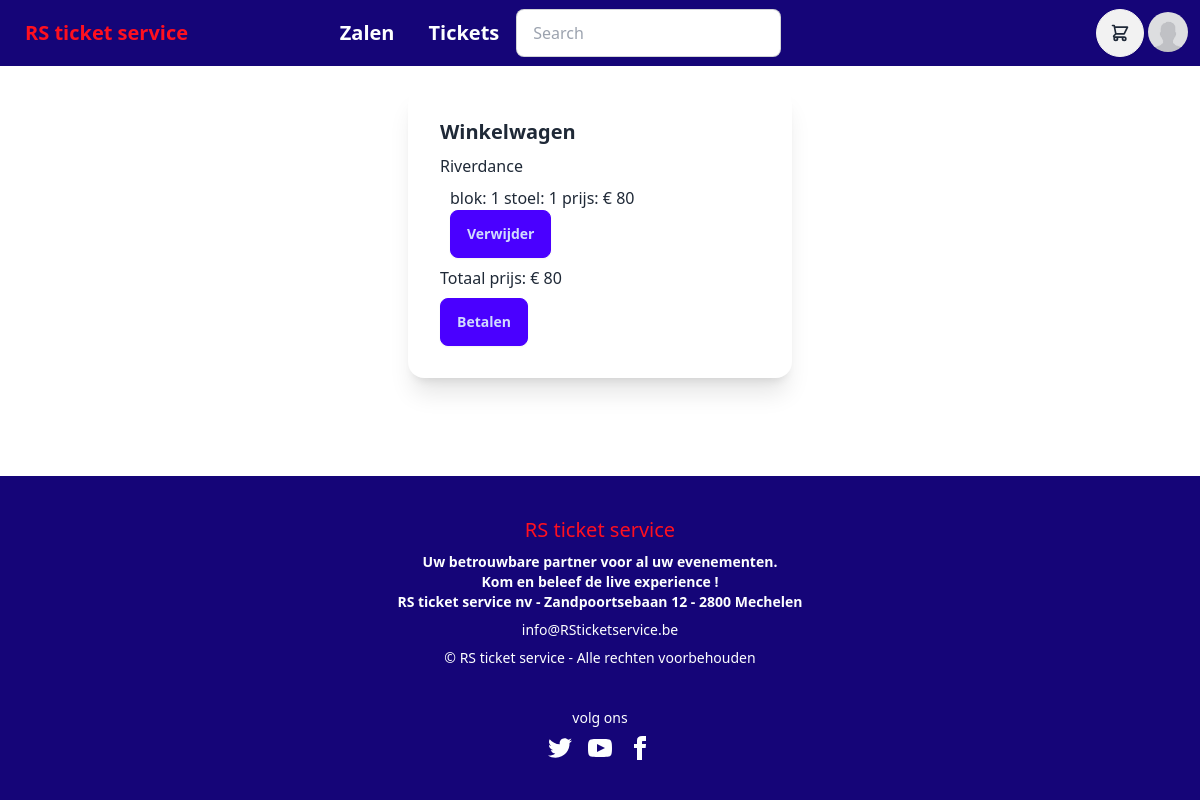
Page /chart.php (signed in) on the earlier database version.
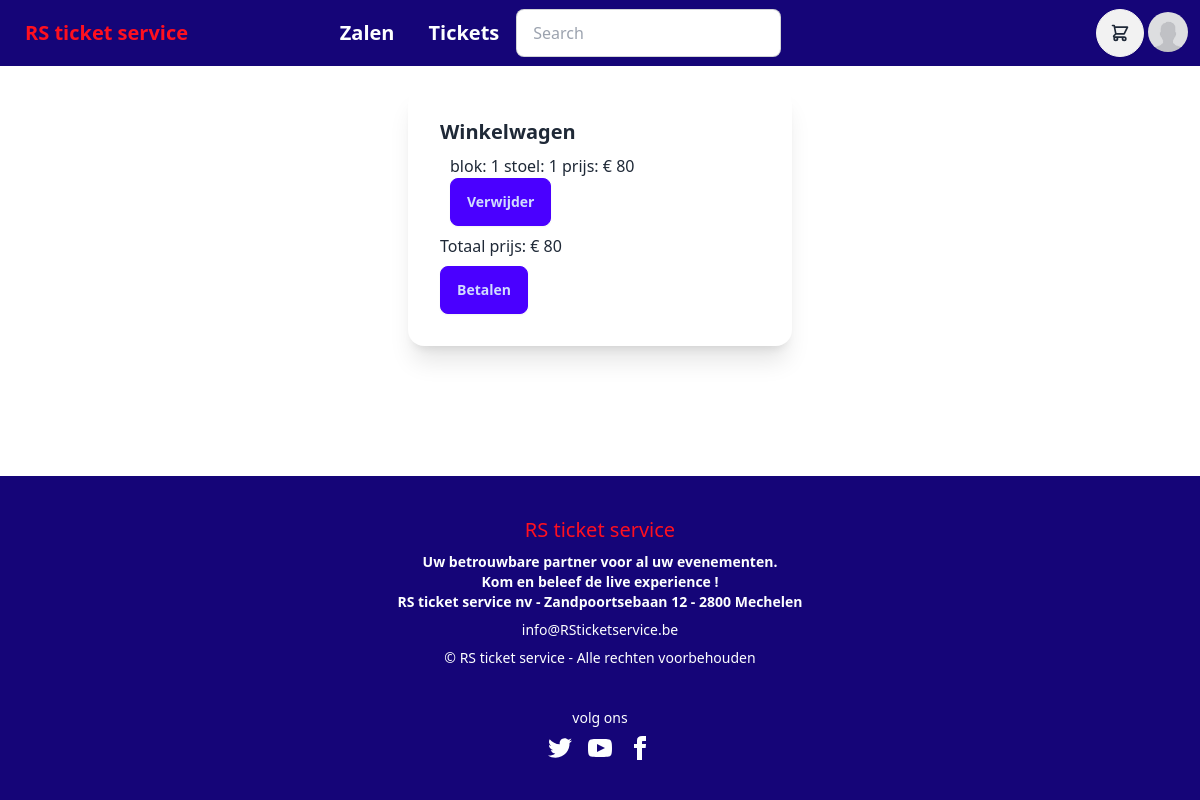
Same page on the later database version.
### tables this page shows
CREATE TABLE `evenementen` (
  `evenementID` int(11) NOT NULL,
  `naam` mediumtext NOT NULL,
  `datum` datetime NOT NULL DEFAULT current_timestamp() ON UPDATE current_timestamp(),
  `aantalTickets` int(11) NOT NULL,
  `beschrijving` text NOT NULL,
  `afbeelding` mediumtext NOT NULL,
  `zaalID` int(11) NOT NULL,
  `userID` int(11) NOT NULL,
  `weergeven` int(11) NOT NULL
);

CREATE TABLE `user_purchases` (
  `purchaseID` int(11) NOT NULL,
  `id` int(11) NOT NULL,
  `timeOfPurchase` datetime NOT NULL,
  `productId` int(11) NOT NULL,
  `price` int(11) NOT NULL,
  `productName` text NOT NULL,
  `secretkey` text NOT NULL DEFAULT '',
  `isPaid` tinyint(1) NOT NULL,
  `blok` int(11) NOT NULL,
  `stoel` int(11) NOT NULL,
  `evenementID` int(11) NOT NULL
);

### functions/userfunctions.php (called while the page is built, shortened)
<?php
function getProfilePicture($mysqli, $gebruikerid) {
    $stmt = $mysqli->prepare("SELECT profilePicture FROM users WHERE id = ?");
    $stmt->bind_param("i", $gebruikerid);
    $stmt->execute();
    $resultaat = $stmt->get_result();
    return (($resultaat->num_rows == 0) ? false : $resultaat->fetch_assoc());
}
?>

### chart.php (the view, shortened to what this page needs)
<?php
include $_SERVER['DOCUMENT_ROOT'] . "/components/navbar.php";
?>
<!DOCTYPE html>
<html>
<head>
</head>
<body class="flex items-center justify-center min-h-screen">
  <?php
  $stmt = $mysqli->prepare("SELECT * FROM user_purchases WHERE id = ? AND isPaid = 0");
  $stmt->bind_param('i', $_SESSION["gebruikersid"]);
  $stmt->execute();
  $resultaat = $stmt->get_result();
  $chartData = ($resultaat->num_rows == 0) ? false : $resultaat->fetch_all(MYSQLI_ASSOC);
  ?>
  <div class="card w-96 bg-base-100 shadow-xl">
    <div class="card-body">
      <h2 class="card-title">Winkelwagen</h2>
      <?php
      if ($chartData == false) {
        echo "<p>U heeft geen tickets in uw winkelwagen</p>";
      } else {
        $totaalprijs = 0;
        foreach ($chartData as $chart) {
          $totaalprijs += $chart["price"];
          $stmt = $mysqli->prepare("SELECT naam FROM evenementen WHERE evenementID = ?");
          $stmt->bind_param('i', $chart["evenementID"]);
          $stmt->execute();
          $resultaat = $stmt->get_result();
          $event = ($resultaat->num_rows == 0) ? false : $resultaat->fetch_all(MYSQLI_ASSOC);
          foreach ($event as $event) {
            echo "<h2>" . $event["naam"] . "</h2>";
          }
      ?>
          <div style="display: flex; align-items: center;">
            <form method="post" action="chart.php" style="margin-left: 10px;">
              <p style="margin: 0;"> blok: <?php echo $chart["blok"] ?> stoel: <?php echo $chart["stoel"] ?> prijs: € <?php echo $chart["price"] ?></p>
              <button class="btn btn-primary" name="verwijder">Verwijder</button>
            </form>
          </div>
      <?php
        }
        echo "<h2>Totaal prijs: € " . $totaalprijs . "</h2>";
      }
      ?>
      <form action="#" method="post">
        <?php if ($chartData != false) {
          echo '
            <input type="hidden" name="blok" value="' . $chart["blok"] . '">
            <input type="hidden" name="stoel" value="' . $chart["stoel"] . '">
            <input type="hidden" name="prijs" value="' . $chart["price"] . '">
            <input type="hidden" name="evenementID" value="' . $chart["evenementID"] . '">
            <input type="hidden" name="userID" value="' . $_SESSION["gebruikersid"] . '">
            <input type="hidden" name="productID" value="' . $chart["productId"] . '">
            <input type="hidden" name="purchaseID" value="' . $chart["purchaseID"] . '">
            <button type="submit" name="betalen" class="btn btn-primary">Betalen</button>';
        } ?>
      </form>
    </div>
  </div>
</body>
</html>
<?php
include $_SERVER['DOCUMENT_ROOT'] . "/components/footer.php";
?>

### components/navbar.php (shortened to what this page needs)
<?php
include $_SERVER['DOCUMENT_ROOT'] . "/fetch/util.php";
include $_SERVER['DOCUMENT_ROOT'] . "/functions/userfunctions.php";
?>
<!DOCTYPE html>
<html>
<head>
    <link href="https://cdn.jsdelivr.net/npm/daisyui@4.7.2/dist/full.css" rel="stylesheet" type="text/css" />
    <script src="https://cdn.tailwindcss.com"></script>
</head>
<body>
<div class="navbar bg-[#150578]" style="margin-bottom: 20px;">
  <div class="flex-1 text-[#FF101F]">
    <a class="btn btn-ghost normal-case text-xl " href="../index.php">RS ticket service</a>
  </div>
  <div class="flex-auto text-[#FDFFFF]">
    <a class="btn btn-ghost normal-case text-xl " href="../main_page/zalen.php">Zalen</a>
    <a class="btn btn-ghost normal-case text-xl " href="../index.php">Tickets</a>
    <div class="form-control">
    <form action="/components/search.php" method="get" class="form-control w-full relative">
      <input type="text" name="search" placeholder="Search" class="input input-bordered w-24 md:w-auto text-black"/>
    </form>
    </div>
</div>
<?php
if(isset( $_SESSION["gebruikersid"])) {
?>
<div class="flex-none">
     <div class="dropdown dropdown-end">
      <label tabindex="0" class="btn btn-circle">
        <div class="indicator">
        </div>
      </label>
    </div>
</div>
<?php
}
?>
    <?php
   echo ' <div class="dropdown dropdown-end">';
   if (isset($_SESSION["user"])) {
       echo'
      <label tabindex="0" class="btn btn-ghost btn-circle avatar">
       <div class="w-10 rounded-full">';
        $gebruikersid = $_SESSION["gebruikersid"];
        $data = getProfilePicture($mysqli,$gebruikersid);
        foreach($data as $value){
        if (empty($value)) {
          echo '<img src="../img/accountPictures/no_profile_picture.jpg"/>';
        } else {
          echo '<img src="../img/accountPictures/'.$value.'"/>';
        }
      }
        echo'
        </div>
      </label>
      <ul tabindex="0" class="mt-3 z-[1] p-2 shadow menu menu-sm dropdown-content bg-base-100 rounded-box w-52">
        <li><a href="../profile/gegevens_aanpassen.php">Profiel</a>
        <li><a href="../profile/logout.php">Uitloggen</a></li>';
        }
        ?>
      </ul>
    </div>
</div>
</body>
</html>

Differences in the rows shown:
removed evenementen: naam "Riverdance"
